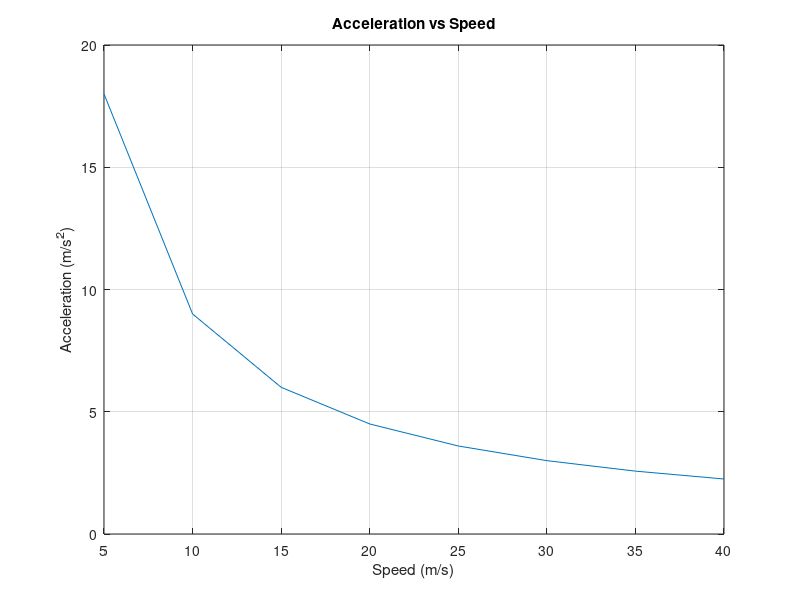

This chart was generated by the following MATLAB code:
clear;
clc;
close all;

mass_kg = 1500;
power_W = 150000;
efficiency = 0.9;

wheelPower_W = power_W * efficiency;

speed_ms = 5:5:40;

tractionForce_N = wheelPower_W ./ speed_ms;

acceleration_ms2 = tractionForce_N / mass_kg;

plot(speed_ms, acceleration_ms2);
xlabel('Speed (m/s)');
ylabel('Acceleration (m/s^2)');
title('Acceleration vs Speed');
grid on;
